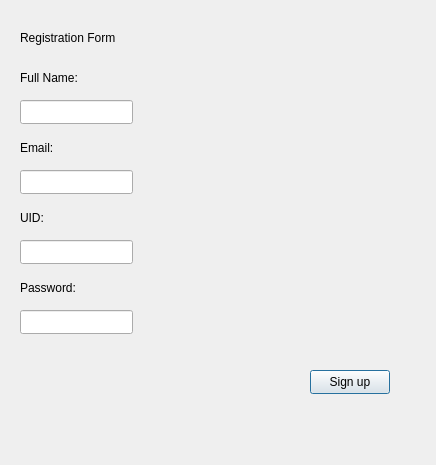
<?xml version="1.0" encoding="UTF-8"?>
<ui version="4.0">
 <class>Student_Registeration</class>
 <widget class="QDialog" name="Student_Registeration">
  <property name="geometry">
   <rect>
    <x>0</x>
    <y>0</y>
    <width>436</width>
    <height>465</height>
   </rect>
  </property>
  <property name="windowTitle">
   <string>Dialog</string>
  </property>
  <widget class="QLabel" name="registration_label">
   <property name="geometry">
    <rect>
     <x>20</x>
     <y>30</y>
     <width>101</width>
     <height>16</height>
    </rect>
   </property>
   <property name="text">
    <string>Registration Form</string>
   </property>
  </widget>
  <widget class="QLabel" name="full_name_label">
   <property name="geometry">
    <rect>
     <x>20</x>
     <y>70</y>
     <width>71</width>
     <height>16</height>
    </rect>
   </property>
   <property name="text">
    <string>Full Name:</string>
   </property>
  </widget>
  <widget class="QLineEdit" name="full_name_lineEdit">
   <property name="geometry">
    <rect>
     <x>20</x>
     <y>100</y>
     <width>113</width>
     <height>24</height>
    </rect>
   </property>
  </widget>
  <widget class="QLabel" name="email_label">
   <property name="geometry">
    <rect>
     <x>20</x>
     <y>140</y>
     <width>49</width>
     <height>16</height>
    </rect>
   </property>
   <property name="text">
    <string>Email:</string>
   </property>
  </widget>
  <widget class="QLineEdit" name="email_lineEdit">
   <property name="geometry">
    <rect>
     <x>20</x>
     <y>170</y>
     <width>113</width>
     <height>24</height>
    </rect>
   </property>
  </widget>
  <widget class="QLabel" name="UID_label">
   <property name="geometry">
    <rect>
     <x>20</x>
     <y>210</y>
     <width>49</width>
     <height>16</height>
    </rect>
   </property>
   <property name="text">
    <string>UID:</string>
   </property>
  </widget>
  <widget class="QLineEdit" name="UID_lineEdit">
   <property name="geometry">
    <rect>
     <x>20</x>
     <y>240</y>
     <width>113</width>
     <height>24</height>
    </rect>
   </property>
  </widget>
  <widget class="QLabel" name="Password_regist_label">
   <property name="geometry">
    <rect>
     <x>20</x>
     <y>280</y>
     <width>61</width>
     <height>16</height>
    </rect>
   </property>
   <property name="text">
    <string>Password:</string>
   </property>
  </widget>
  <widget class="QLineEdit" name="password_regis_lineEdit">
   <property name="geometry">
    <rect>
     <x>20</x>
     <y>310</y>
     <width>113</width>
     <height>24</height>
    </rect>
   </property>
   <property name="echoMode">
    <enum>QLineEdit::EchoMode::Password</enum>
   </property>
  </widget>
  <widget class="QPushButton" name="sign_up_pushButton">
   <property name="geometry">
    <rect>
     <x>310</x>
     <y>370</y>
     <width>80</width>
     <height>24</height>
    </rect>
   </property>
   <property name="text">
    <string>Sign up</string>
   </property>
  </widget>
 </widget>
 <resources/>
 <connections/>
</ui>
